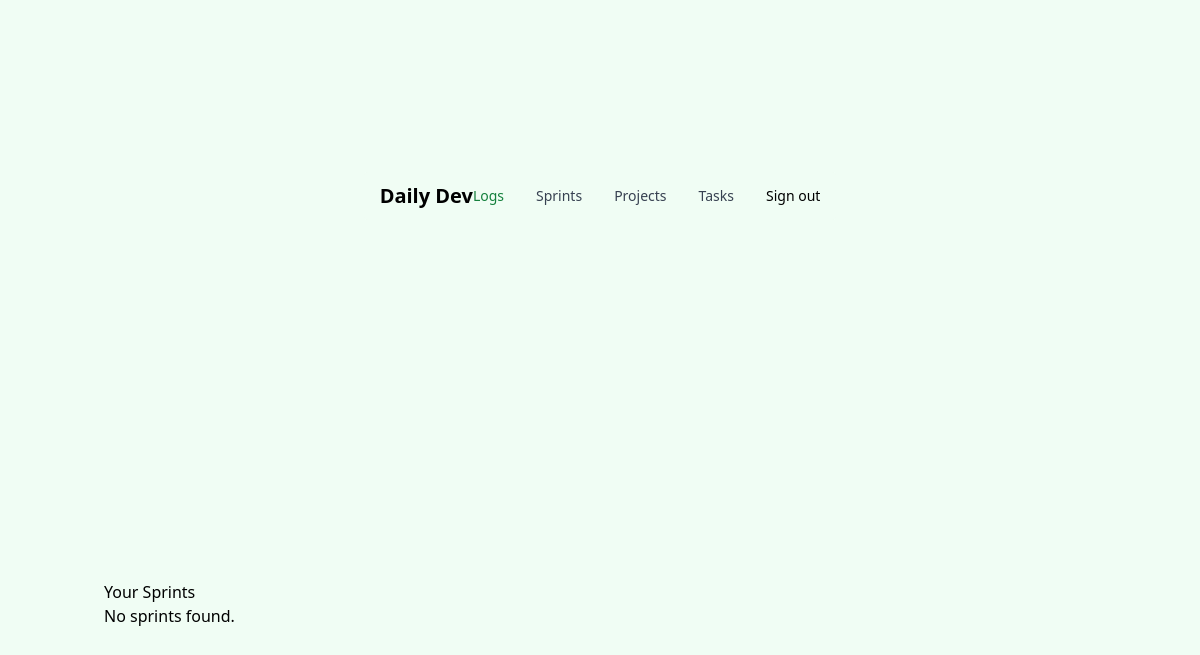
Page /sprints/ on the earlier database version.
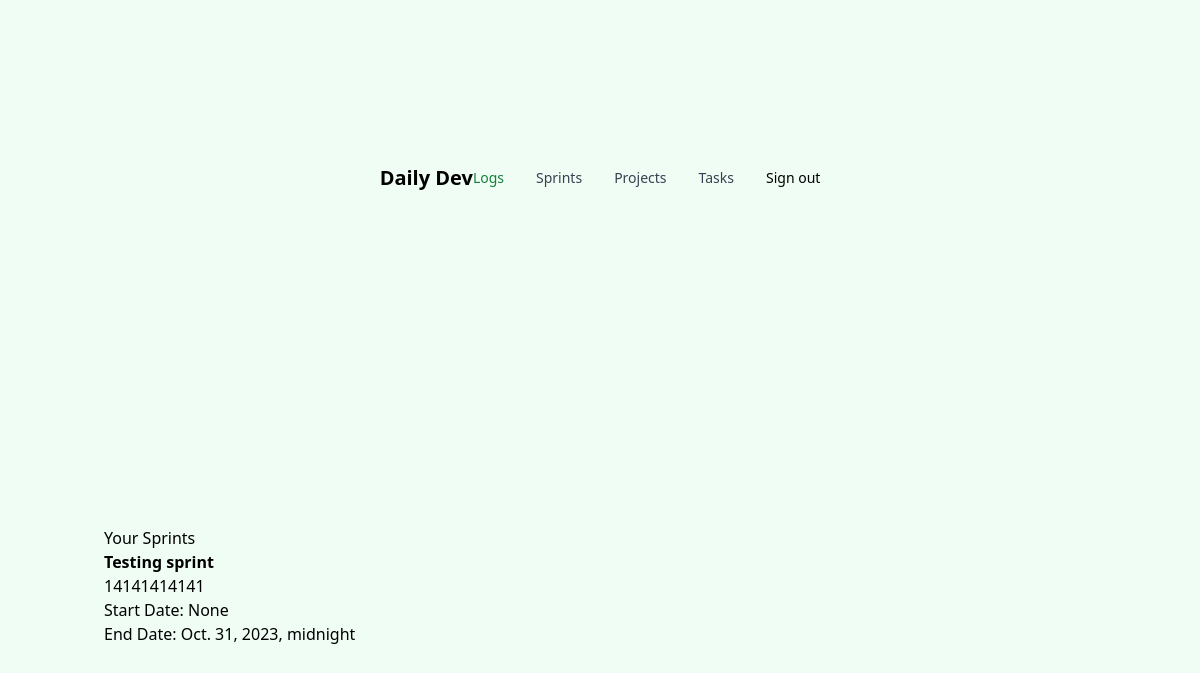
Same page on the later database version.
### sprints/models.py (models this page shows, shortened)
class Sprint(models.Model):
    title = models.CharField(max_length=200)
    description = models.TextField(null=True, blank=True)
    start_date = models.DateTimeField(default=None, blank=True, null=True)
    end_date = models.DateTimeField(default=None, blank=True, null=True)
    tasks = models.ManyToManyField(Task, blank=True, related_name='sprints')

### sprints/views.py (the view)
# urls.py: path('sprints/', sprint_list, name='sprint_list'),
def sprint_list(request):
    sprints = Sprint.objects.all()
    context = {'sprints': sprints}
    return render(request, 'sprints/sprint_list.html', context)

### templates/sprints/sprint_list.html (shortened to what this page needs)
{% extends 'base.html' %}
{% block content %}
<div className="flex gap-4">
	<h1>Your Sprints</h1>
	<ul>
		{% for sprint in sprints %}
		<li>
			<strong>{{ sprint.title }}</strong>
			<p>{{ sprint.description }}</p>
			<p>Start Date: {{ sprint.start_date }}</p>
			<p>End Date: {{ sprint.end_date }}</p>
		</li>
		{% empty %}
		<li>No sprints found.</li>
		{% endfor %}
	</ul>
</div>
{% endblock %}

Differences in the rows shown:
added Sprint: title "Testing sprint", description "14141414141", start_date "None", end_date "Oct. 31, 2023, midnight"
Other differences:
text no longer shown: "No sprints found."
